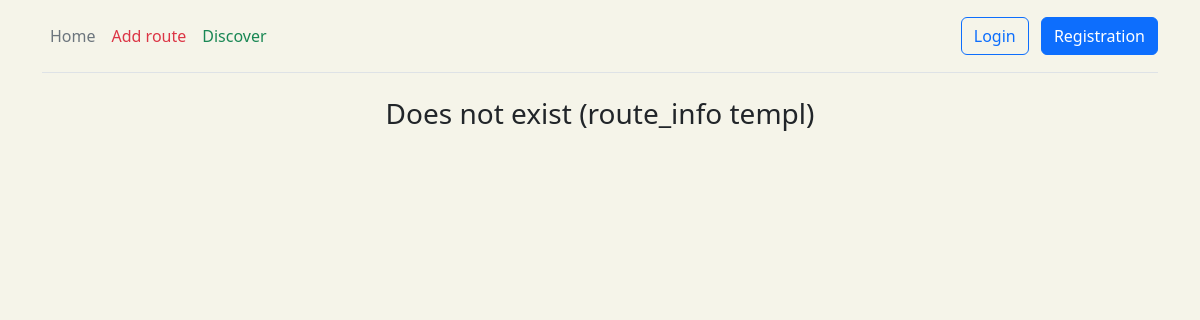
Page /route/52 on the earlier database version.
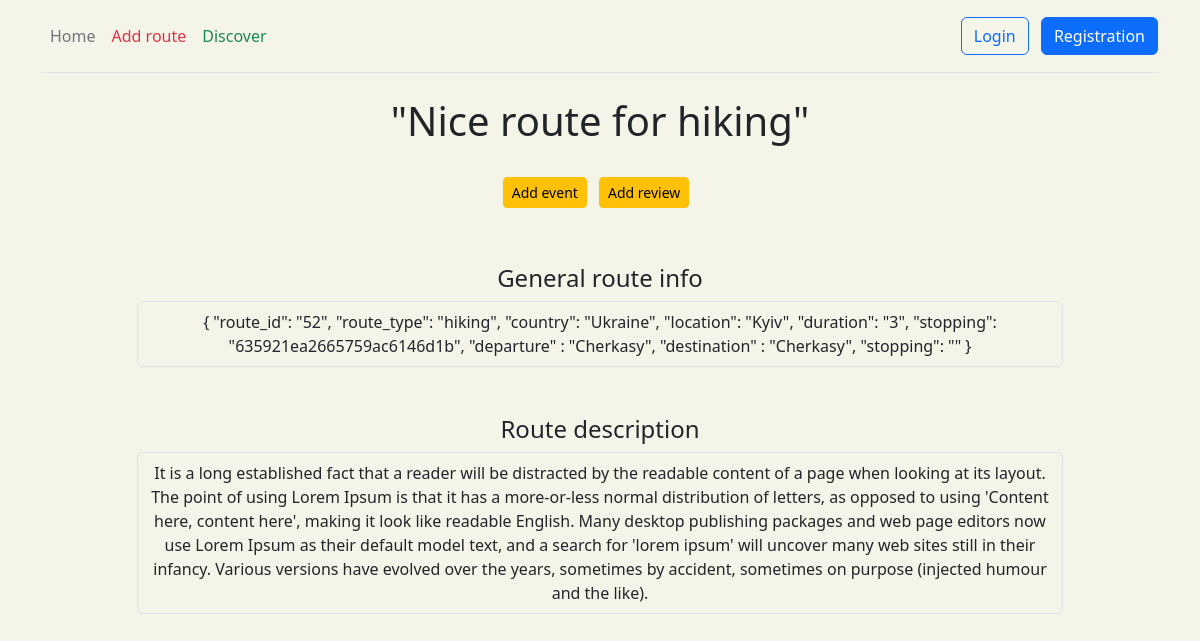
Same page on the later database version.
### route/models.py (models this page shows, shortened)
class Route(models.Model):
    class RouteType(models.TextChoices):
        bicycle_route = 'cycling', gettext_lazy('cycling')
        hiking_route = 'hiking', gettext_lazy('hiking')
    route_name = models.CharField(max_length=255, null=True)
    route_type = models.CharField(max_length=50,
                                  choices=RouteType.choices,
                                  default=RouteType.hiking_route)
    departure = models.IntegerField()
    stopping = models.CharField(max_length=50, null=True)
    destination = models.IntegerField()
    country = models.CharField(max_length=50)
    location = models.CharField(max_length=50)
    description = models.TextField()
    duration = models.IntegerField()
    class Meta:
        verbose_name = 'Route'
        verbose_name_plural = 'Routes'

### route/views.py (the view)
# urls.py: path('<int:route_id>', views.route_info, name='route_info'),
def route_info(request, route_id):
    cursor = connection.cursor()
    raw_query_route = f"""SELECT route_route.route_name,
                            route_route.route_type,
                            route_route.country,
                            route_route.location,
                            route_route.description,
                            route_route.duration,
                            start.name                     AS departure,
                            route_route.stopping,
                            finish.name                    AS destination
                            FROM route_route
                                     JOIN route_place AS start
                                          ON start.id = route_route.departure
                                     JOIN route_place AS finish
                                          ON finish.id = route_route.destination
                            WHERE route_route.id = '{route_id}';"""
    events = models.Event.objects.filter(route_id=route_id, start_date__gte=datetime.date.today()).all()
    reviews = models.Review.objects.filter(route_id_id=route_id).all()
    cursor.execute(raw_query_route)
    row = cursor.fetchall()
    result = [{'route_name': itm[0], 'route_type': itm[1], 'country': itm[2], 'location': itm[3],
               'description': itm[4], 'duration': itm[5], 'departure': itm[6], 'stopping': itm[7],
               'destination': itm[8], 'route_id': route_id} for itm in row]
    if result:
        with MongoDBConnection(os.environ['MONGO_PASSWORD'], os.environ['MONGO_USERNAME'], os.environ['MONGO_HOST'],
                               os.environ['MONGO_PORT']) as db:
            collection = db['stopping']
            stopping = collection.find_one({'_id': ObjectId(result[0]['stopping'])})
    else:
        stopping = None
    return render(request, 'route/route_info.html',
                  {'result': result, 'stopping': stopping, 'event': events, 'review': reviews})

### utils/mongo_utils.py (called while the page is built)
    def __enter__(self):
        CONNECTION_STRING = f"mongodb://{self.username}:{self.password}@{self.hostname}:{self.port}"
        self.client = MongoClient(CONNECTION_STRING)
        self.db = self.client['test']
        return self.db

    def __exit__(self, exc_type, exc_val, exc_tb):
        self.client.close()

### templates/route/route_info.html (shortened to what this page needs)
{% extends 'main/layout.html' %}
{% block content %}
    <div class="container text-center">
        <div class="row">
            {% if result %}
                {% for itm in result %}
                    <div class="text-center col-md-10 mx-auto">
                        <h1 class="mb-4">"{{ itm.route_name }}"</h1>
                        <div class="mb-5 p-2">
                            <a href="{% url 'route:add_event' itm.route_id %}"
                               class="btn btn-sm btn-warning flex-shrink-0 me-2">Add event</a>
                            <a href="{% url 'route:add_review' itm.route_id %}"
                               class="btn btn-sm btn-warning flex-shrink-0 me-2">Add review</a>
                        </div>
                        <h4>General route info</h4>
                        <div class="mb-5 p-2 border rounded">
                            {
                            "route_id": "{{ itm.route_id }}",
                            "route_type": "{{ itm.route_type }}",
                            "country": "{{ itm.country }}",
                            "location": "{{ itm.location }}",
                            "duration": "{{ itm.duration }}",
                            "stopping": "{{ itm.stopping }}",
                            "departure" : "{{ itm.departure }}",
                            "destination" : "{{ itm.destination }}",
                            "stopping": "{{ stopping }}"
                            }
                        </div>
                        <h4>Route description</h4>
                        <div class="mb-5 p-2 border rounded">
                            {{ itm.description }}
                        </div>
                    </div>
                {% endfor %}
            {% else %}
                <h3 class="text-center">Does not exist (route_info templ)</h3>
            {% endif %}
        </div>
    </div>
{% endblock %}

### templates/main/layout.html (shortened to what this page needs)
{% load static %}
<!DOCTYPE html>
<html lang="en">
<head>
    <link href="https://cdn.jsdelivr.net/npm/bootstrap@5.2.1/dist/css/bootstrap.min.css" rel="stylesheet"
>
    <link href="/static/main/css/layout.css" rel="stylesheet">
</head>
<body>
<div class="container">
    <header class="d-flex flex-wrap align-items-center justify-content-center justify-content-md-between py-3 mb-4 border-bottom">
        <ul class="nav col-12 col-md-auto mb-2 justify-content-center mb-md-0">
            <li><a href="{% url 'main:home' %}" class="nav-link px-2 link-secondary">Home</a></li>
            <li><a href="{% url 'route:add_route' %}" class="nav-link px-2 link-danger">Add route</a></li>
            <li><a href="{% url 'route:discover' %}" class="nav-link px-2 link-success">Discover</a></li>
        </ul>
        <div class="col-md-3 text-end">
            {% if request.user.is_authenticated %}
                <a href="{% url 'account:logout' %}" type="button" class="btn btn-outline-primary me-2">Logout</a>
            {% else %}
                <a href="{% url 'account:login' %}" type="button" class="btn btn-outline-primary me-2">Login</a>
                <a href="{% url 'account:registration' %}" type="button" class="btn btn-primary">Registration</a>
            {% endif %}
        </div>
    </header>
</div>
{% block content %}{% endblock %}
</body>
</html>

### static/main/css/layout.css (style rules this page uses)
body { background-color: #f5f4e9; }

Differences in the rows shown:
added Route: route_name "Nice route for hiking", route_id "52", route_type "hiking", country "Ukraine", location "Kyiv", duration "3", stopping "635921ea2665759ac6146d1b", departure "Cherkasy", destination "Cherkasy", description "It is a long established fact that a reader will be distracted by the readable content of a page when looking at its layout. The point of using Lorem Ipsum is that it has a more-or-less normal distribution of letters, as opposed to using 'Content here, content here', making it look like readable English. Many desktop publishing packages and web page editors now use Lorem Ipsum as their default model text, and a search for 'lorem ipsum' will uncover many web sites still in their infancy. Various versions have evolved over the years, sometimes by accident, sometimes on purpose (injected humour and the like)."
Other differences:
text no longer shown: "Does not exist (route_info templ)"
